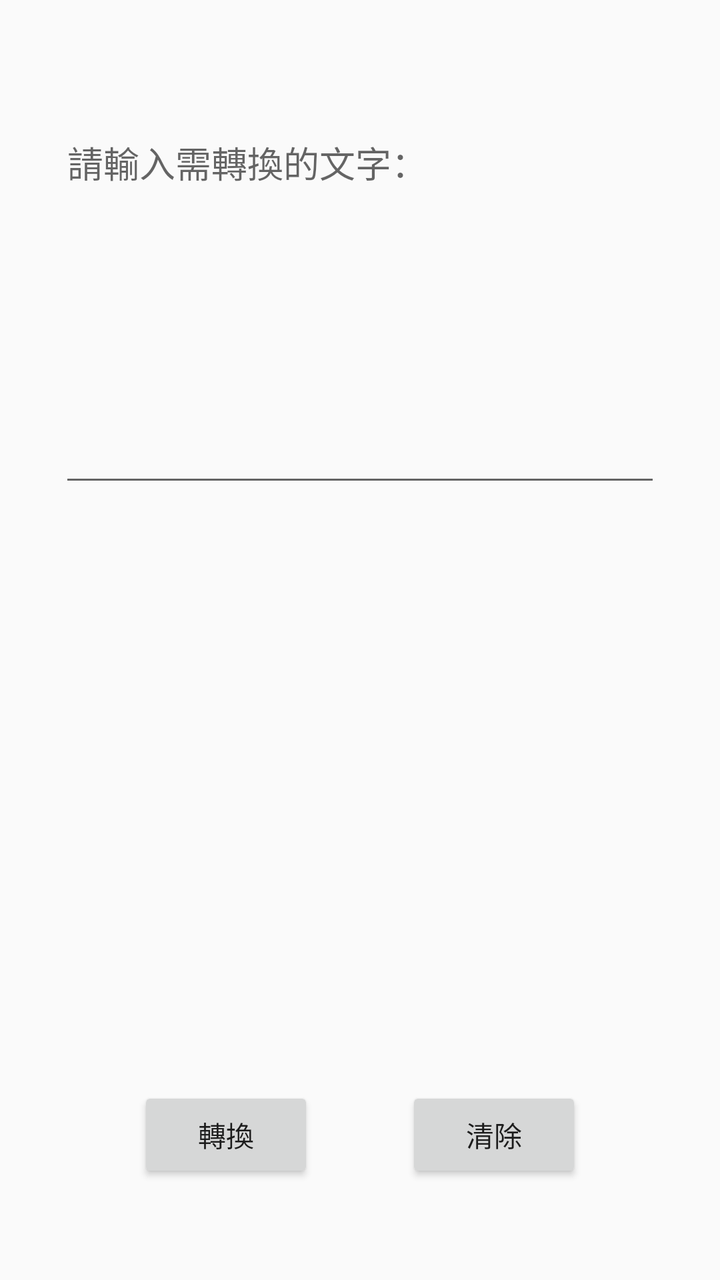
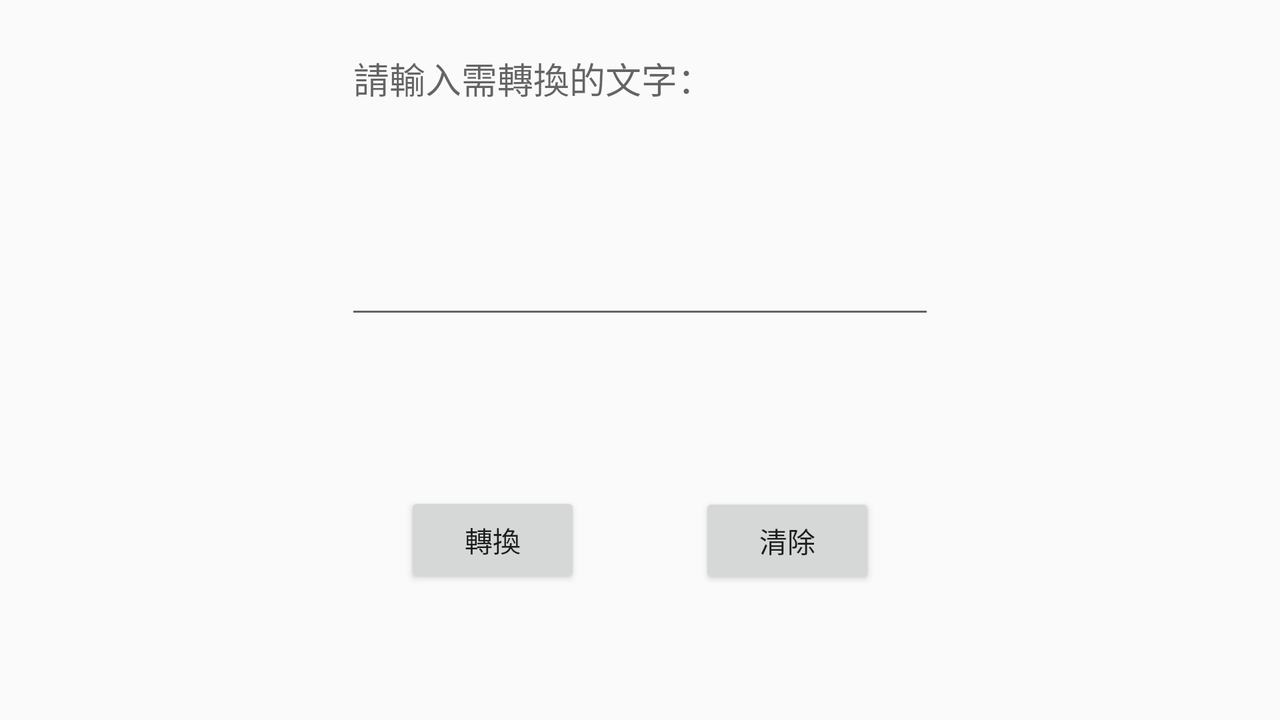

One screen, two layout resources from the same app: the default and the repository's alternative for another configuration. Each is rendered where Android would select it; the XML of both is given below.
<!-- AndroidManifest.xml: application theme AppTheme -->
<!-- res/layout/content_main_simple.xml -->
<?xml version="1.0" encoding="utf-8"?>
<androidx.constraintlayout.widget.ConstraintLayout xmlns:android="http://schemas.android.com/apk/res/android"
    xmlns:app="http://schemas.android.com/apk/res-auto"
    xmlns:tools="http://schemas.android.com/tools"
    android:layout_width="match_parent"
    android:layout_height="match_parent"
    app:layout_behavior="@string/appbar_scrolling_view_behavior"
    tools:context=".MainActivity"
    tools:layout_editor_absoluteY="56dp"
    tools:showIn="@layout/activity_main_simple">

    <EditText
        android:id="@+id/editText_convert"
        style="@style/Widget.AppCompat.EditText"
        android:layout_width="0dp"
        android:layout_height="wrap_content"
        android:layout_marginStart="8dp"
        android:layout_marginTop="8dp"
        android:layout_marginEnd="8dp"
        android:ems="10"
        android:gravity="top|start"
        android:hint="@string/enter_text_prompt"
        android:importantForAutofill="no"
        android:inputType="textMultiLine"
        android:maxLines="14"
        android:minLines="8"
        app:layout_constraintBottom_toTopOf="@+id/guideline9"
        app:layout_constraintEnd_toStartOf="@+id/guideline8"
        app:layout_constraintStart_toStartOf="@+id/guideline7"
        app:layout_constraintTop_toTopOf="parent"
        app:layout_constraintVertical_bias="0.2" />

    <Button
        android:id="@+id/convert_button"
        android:layout_width="wrap_content"
        android:layout_height="wrap_content"
        android:layout_marginBottom="8dp"
        android:text="@string/convert_button"
        app:layout_constraintBottom_toBottomOf="parent"
        app:layout_constraintEnd_toStartOf="@+id/guideline6"
        app:layout_constraintHorizontal_bias="0.75"
        app:layout_constraintStart_toStartOf="parent"
        app:layout_constraintTop_toTopOf="@+id/guideline9"
        app:layout_constraintVertical_bias="0.7" />

    <Button
        android:id="@+id/clear_button"
        android:layout_width="wrap_content"
        android:layout_height="wrap_content"
        android:layout_marginBottom="8dp"
        android:text="@string/clear_button"
        app:layout_constraintBottom_toBottomOf="parent"
        app:layout_constraintEnd_toEndOf="parent"
        app:layout_constraintHorizontal_bias="0.25"
        app:layout_constraintStart_toStartOf="@+id/guideline6"
        app:layout_constraintTop_toTopOf="@+id/guideline9"
        app:layout_constraintVertical_bias="0.7" />

    <androidx.constraintlayout.widget.Guideline
        android:id="@+id/guideline6"
        android:layout_width="wrap_content"
        android:layout_height="wrap_content"
        android:orientation="vertical"
        app:layout_constraintGuide_percent="0.5" />

    <androidx.constraintlayout.widget.Guideline
        android:id="@+id/guideline7"
        android:layout_width="wrap_content"
        android:layout_height="wrap_content"
        android:orientation="vertical"
        app:layout_constraintGuide_percent="0.06" />

    <androidx.constraintlayout.widget.Guideline
        android:id="@+id/guideline8"
        android:layout_width="wrap_content"
        android:layout_height="wrap_content"
        android:orientation="vertical"
        app:layout_constraintGuide_percent="0.94" />

    <androidx.constraintlayout.widget.Guideline
        android:id="@+id/guideline9"
        android:layout_width="wrap_content"
        android:layout_height="wrap_content"
        android:orientation="horizontal"
        app:layout_constraintGuide_percent="0.7" />

</androidx.constraintlayout.widget.ConstraintLayout>
<!-- res/layout/activity_main_simple.xml (included above) -->
<?xml version="1.0" encoding="utf-8"?>
<LinearLayout xmlns:android="http://schemas.android.com/apk/res/android"
    xmlns:app="http://schemas.android.com/apk/res-auto"
    android:layout_width="match_parent"
    android:layout_height="match_parent"
    android:orientation="vertical">

    <androidx.appcompat.widget.Toolbar
        android:id="@+id/toolbar"
        android:layout_width="match_parent"
        android:layout_height="?attr/actionBarSize"
        android:background="?attr/colorPrimary"
        android:theme="@style/AppTheme.AppBarOverlay"
        app:popupTheme="@style/ThemeOverlay.AppCompat.DayNight.ActionBar"/>

    <include layout="@layout/content_main_simple" />

</LinearLayout>
<!-- resources referenced by this layout -->
<resources>
  <string name="clear_button">清除</string>
  <string name="convert_button">轉換</string>
  <string name="enter_text_prompt">請輸入需轉換的文字：</string>
  <style name="AppTheme.AppBarOverlay" parent="ThemeOverlay.AppCompat.Dark.ActionBar" />
  <style name="AppTheme" parent="Theme.AppCompat.DayNight">
          <item name="colorPrimary">@color/colorPrimary</item>
          <item name="colorPrimaryDark">@color/colorPrimaryDark</item>
          <item name="colorAccent">@color/colorAccent</item>
      </style>
</resources>
<!-- res/layout-land/content_main_simple.xml (the repository's variant of the layout above) -->
<!-- drawn on the phone turned sideways -->
<?xml version="1.0" encoding="utf-8"?>
<androidx.constraintlayout.widget.ConstraintLayout xmlns:android="http://schemas.android.com/apk/res/android"
    xmlns:app="http://schemas.android.com/apk/res-auto"
    xmlns:tools="http://schemas.android.com/tools"
    android:layout_width="match_parent"
    android:layout_height="match_parent"
    app:layout_behavior="@string/appbar_scrolling_view_behavior"
    tools:context=".MainActivity"
    tools:layout_editor_absoluteY="56dp"
    tools:showIn="@layout/activity_main_simple">

    <EditText
        android:id="@+id/editText_convert"
        style="@style/Widget.AppCompat.EditText"
        android:layout_width="0dp"
        android:layout_height="wrap_content"
        android:ems="10"
        android:gravity="top|start"
        android:hint="@string/enter_text_prompt"
        android:importantForAutofill="no"
        android:inputType="textMultiLine"
        android:maxLines="13"
        android:minLines="6"
        app:layout_constraintBottom_toTopOf="@+id/guideline5"
        app:layout_constraintEnd_toStartOf="@+id/guideline3"
        app:layout_constraintStart_toStartOf="@+id/guideline4"
        app:layout_constraintTop_toTopOf="parent"
        app:layout_constraintVertical_bias="0.5" />

    <Button
        android:id="@+id/convert_button"
        android:layout_width="wrap_content"
        android:layout_height="wrap_content"
        android:text="@string/convert_button"
        app:layout_constraintBottom_toBottomOf="parent"
        app:layout_constraintEnd_toStartOf="@+id/guideline"
        app:layout_constraintHorizontal_bias="0.5"
        app:layout_constraintStart_toStartOf="@+id/guideline4"
        app:layout_constraintTop_toTopOf="@+id/guideline5"
        app:layout_constraintVertical_bias="0.5" />

    <Button
        android:id="@+id/clear_button"
        android:layout_width="wrap_content"
        android:layout_height="wrap_content"
        android:text="@string/clear_button"
        app:layout_constraintBottom_toBottomOf="parent"
        app:layout_constraintEnd_toStartOf="@+id/guideline3"
        app:layout_constraintStart_toStartOf="@+id/guideline"
        app:layout_constraintTop_toTopOf="@+id/guideline5"
        app:layout_constraintVertical_bias="0.502" />

    <androidx.constraintlayout.widget.Guideline
        android:id="@+id/guideline"
        android:layout_width="wrap_content"
        android:layout_height="wrap_content"
        android:orientation="vertical"
        app:layout_constraintBottom_toBottomOf="parent"
        app:layout_constraintEnd_toEndOf="parent"
        app:layout_constraintGuide_percent="0.5"
        app:layout_constraintStart_toStartOf="parent"
        app:layout_constraintTop_toTopOf="parent" />

    <androidx.constraintlayout.widget.Guideline
        android:id="@+id/guideline3"
        android:layout_width="wrap_content"
        android:layout_height="wrap_content"
        android:orientation="vertical"
        app:layout_constraintBottom_toBottomOf="parent"
        app:layout_constraintEnd_toEndOf="parent"
        app:layout_constraintGuide_percent="0.73"
        app:layout_constraintStart_toStartOf="parent"
        app:layout_constraintTop_toTopOf="parent" />

    <androidx.constraintlayout.widget.Guideline
        android:id="@+id/guideline4"
        android:layout_width="wrap_content"
        android:layout_height="wrap_content"
        android:orientation="vertical"
        app:layout_constraintGuide_percent="0.27" />

    <androidx.constraintlayout.widget.Guideline
        android:id="@+id/guideline5"
        android:layout_width="wrap_content"
        android:layout_height="wrap_content"
        android:orientation="horizontal"
        app:layout_constraintGuide_percent="0.5" />

</androidx.constraintlayout.widget.ConstraintLayout>
<!-- res/layout/content_main_simple.xml (included above) -->
<?xml version="1.0" encoding="utf-8"?>
<androidx.constraintlayout.widget.ConstraintLayout xmlns:android="http://schemas.android.com/apk/res/android"
    xmlns:app="http://schemas.android.com/apk/res-auto"
    xmlns:tools="http://schemas.android.com/tools"
    android:layout_width="match_parent"
    android:layout_height="match_parent"
    app:layout_behavior="@string/appbar_scrolling_view_behavior"
    tools:context=".MainActivity"
    tools:layout_editor_absoluteY="56dp"
    tools:showIn="@layout/activity_main_simple">

    <EditText
        android:id="@+id/editText_convert"
        style="@style/Widget.AppCompat.EditText"
        android:layout_width="0dp"
        android:layout_height="wrap_content"
        android:layout_marginStart="8dp"
        android:layout_marginTop="8dp"
        android:layout_marginEnd="8dp"
        android:ems="10"
        android:gravity="top|start"
        android:hint="@string/enter_text_prompt"
        android:importantForAutofill="no"
        android:inputType="textMultiLine"
        android:maxLines="14"
        android:minLines="8"
        app:layout_constraintBottom_toTopOf="@+id/guideline9"
        app:layout_constraintEnd_toStartOf="@+id/guideline8"
        app:layout_constraintStart_toStartOf="@+id/guideline7"
        app:layout_constraintTop_toTopOf="parent"
        app:layout_constraintVertical_bias="0.2" />

    <Button
        android:id="@+id/convert_button"
        android:layout_width="wrap_content"
        android:layout_height="wrap_content"
        android:layout_marginBottom="8dp"
        android:text="@string/convert_button"
        app:layout_constraintBottom_toBottomOf="parent"
        app:layout_constraintEnd_toStartOf="@+id/guideline6"
        app:layout_constraintHorizontal_bias="0.75"
        app:layout_constraintStart_toStartOf="parent"
        app:layout_constraintTop_toTopOf="@+id/guideline9"
        app:layout_constraintVertical_bias="0.7" />

    <Button
        android:id="@+id/clear_button"
        android:layout_width="wrap_content"
        android:layout_height="wrap_content"
        android:layout_marginBottom="8dp"
        android:text="@string/clear_button"
        app:layout_constraintBottom_toBottomOf="parent"
        app:layout_constraintEnd_toEndOf="parent"
        app:layout_constraintHorizontal_bias="0.25"
        app:layout_constraintStart_toStartOf="@+id/guideline6"
        app:layout_constraintTop_toTopOf="@+id/guideline9"
        app:layout_constraintVertical_bias="0.7" />

    <androidx.constraintlayout.widget.Guideline
        android:id="@+id/guideline6"
        android:layout_width="wrap_content"
        android:layout_height="wrap_content"
        android:orientation="vertical"
        app:layout_constraintGuide_percent="0.5" />

    <androidx.constraintlayout.widget.Guideline
        android:id="@+id/guideline7"
        android:layout_width="wrap_content"
        android:layout_height="wrap_content"
        android:orientation="vertical"
        app:layout_constraintGuide_percent="0.06" />

    <androidx.constraintlayout.widget.Guideline
        android:id="@+id/guideline8"
        android:layout_width="wrap_content"
        android:layout_height="wrap_content"
        android:orientation="vertical"
        app:layout_constraintGuide_percent="0.94" />

    <androidx.constraintlayout.widget.Guideline
        android:id="@+id/guideline9"
        android:layout_width="wrap_content"
        android:layout_height="wrap_content"
        android:orientation="horizontal"
        app:layout_constraintGuide_percent="0.7" />

</androidx.constraintlayout.widget.ConstraintLayout>
